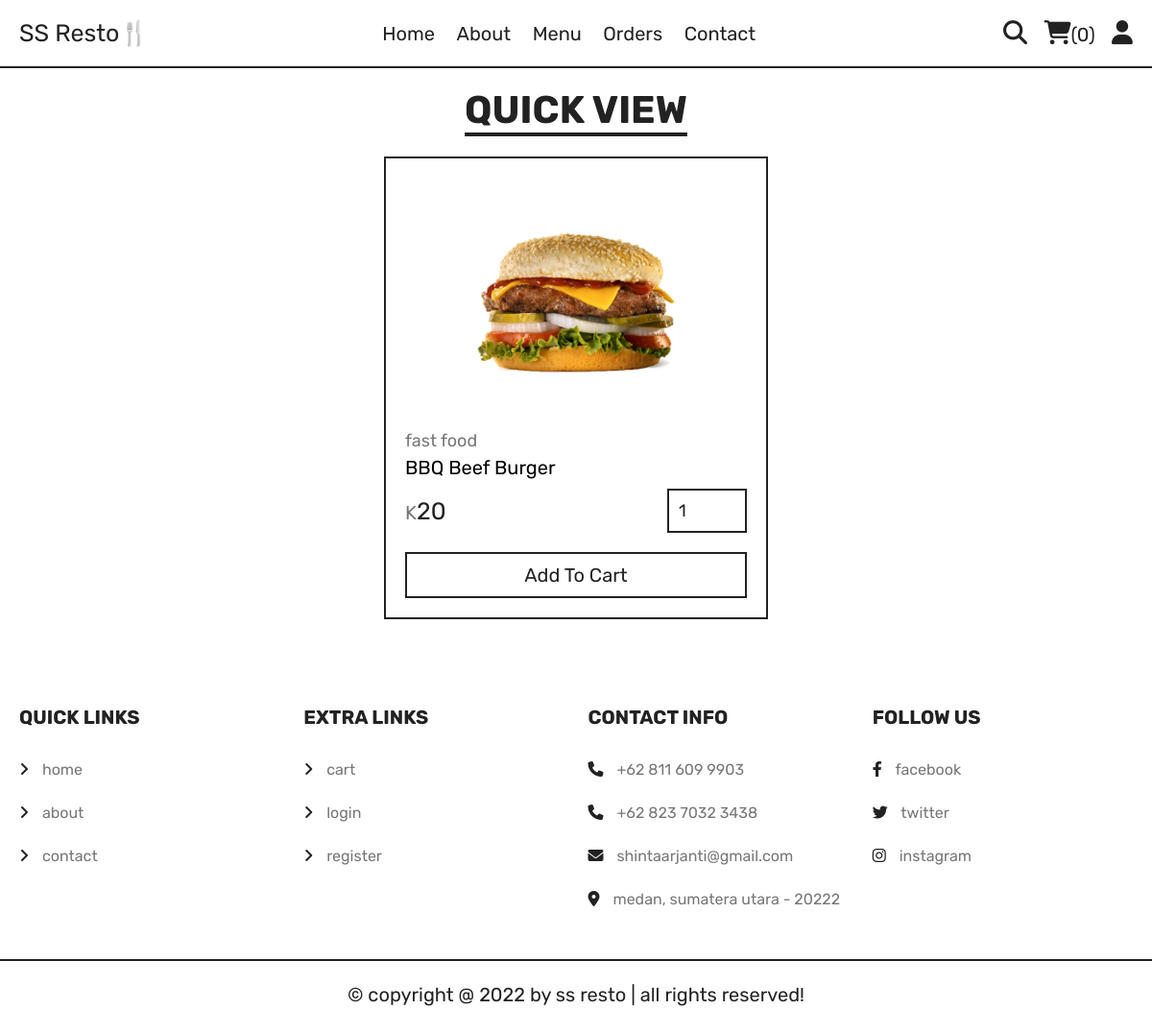
The page /quick_view.php?pid=1 on the database its author committed.
### tables this page shows
CREATE TABLE `products` (
  `id` int(100) NOT NULL,
  `name` varchar(100) NOT NULL,
  `category` varchar(100) NOT NULL,
  `price` int(10) NOT NULL,
  `image` varchar(100) NOT NULL
);

### quick_view.php (the view, shortened to what this page needs)
<?php
   include 'components/connect.php';
?>
<!DOCTYPE html>
<html lang="en">
<head>
   <link rel="stylesheet" href="https://cdnjs.cloudflare.com/ajax/libs/font-awesome/6.2.1/css/all.min.css">
   <link rel="stylesheet" href="css/style.css">
</head>
<body>
<?php include 'components/user_header.php'; ?>
   <section class="quick-view">
      <h1 class="title">quick view</h1>
      <?php
         $pid = $_GET['pid'];
         $select_products = $conn->prepare("SELECT * FROM `products` WHERE id = ?");
         $select_products->execute([$pid]);
         if($select_products->rowCount() > 0){
            while($fetch_products = $select_products->fetch(PDO::FETCH_ASSOC)){
      ?>
      <form action="" method="post" class="box">
         <img src="project_image/<?= $fetch_products['image']; ?>" alt="">
         <a href="category.php?category=<?= $fetch_products['category']; ?>" class="cat"><?= $fetch_products['category']; ?></a>
         <div class="name"><?= $fetch_products['name']; ?></div>
         <div class="flex">
            <div class="price"><span>K</span><?= $fetch_products['price']; ?></div>
            <input type="number" name="qty" class="qty" min="1" max="99" value="1" maxlength="2">
         </div>
         <button type="submit" name="add_to_cart" class="cart-btn">add to cart</button>
      </form>
      <?php
            }
         }else{
            echo '<p class="empty">no products added yet!</p>';
         }
      ?>
   </section>
<?php include 'components/footer.php'; ?>
</body>
</html>

### css/style.css (style rules this page uses)
:root { --yellow:#fed330; --red:#e74c3c; --white:#fff; --black:#222; --light-color:#777; --border:.2rem solid var(--black); }
* { font-family: 'Rubik', sans-serif; margin:0; padding:0; box-sizing: border-box; outline: none; border: none; text-decoration: none; }
html { font-size: 62.5%; overflow-x: hidden; scroll-behavior: smooth; stop-opacity: 7rem; }
section { margin:0 auto; max-width: 1200px; padding:2rem; }
.title { text-align: center; margin-bottom: 2.5rem; font-size: 4rem; color:var(--black); text-transform: uppercase; text-decoration: underline; text-underline-offset: 1rem; }
.quick-view form { max-width: 40rem; padding:2rem; border:var(--border); position: relative; margin:0 auto; }
.quick-view form img { height: 25rem; width: 100%; object-fit: contain; margin-bottom: 1rem; }
.quick-view form .cat { font-size: 1.8rem; color:var(--light-color); }
.quick-view form .name { font-size: 2rem; margin:.5rem 0; }
.quick-view form .flex { display: flex; justify-content: space-between; align-items: center; gap:1.5rem; margin:1rem 0; }
.quick-view form .flex .price { font-size: 2.5rem; color:var(--black); }
.quick-view form .flex .price span { font-size: 2rem; color:var(--light-color); }
.quick-view form .flex .qty { border:var(--border); padding:1rem; font-size: 1.8rem; color:var(--black); }
.quick-view form .cart-btn { width: 100%; padding:1rem 3rem; text-align: center; border:var(--border); font-size: 2rem; color:var(--black); cursor: pointer; text-transform: capitalize; background: none; margin-top: 1rem; }

### rows shown on the page
products: image (picture), category "fast food", name "BBQ Beef Burger", price "20"

### other values the page prints
$total_cart_items "0"
